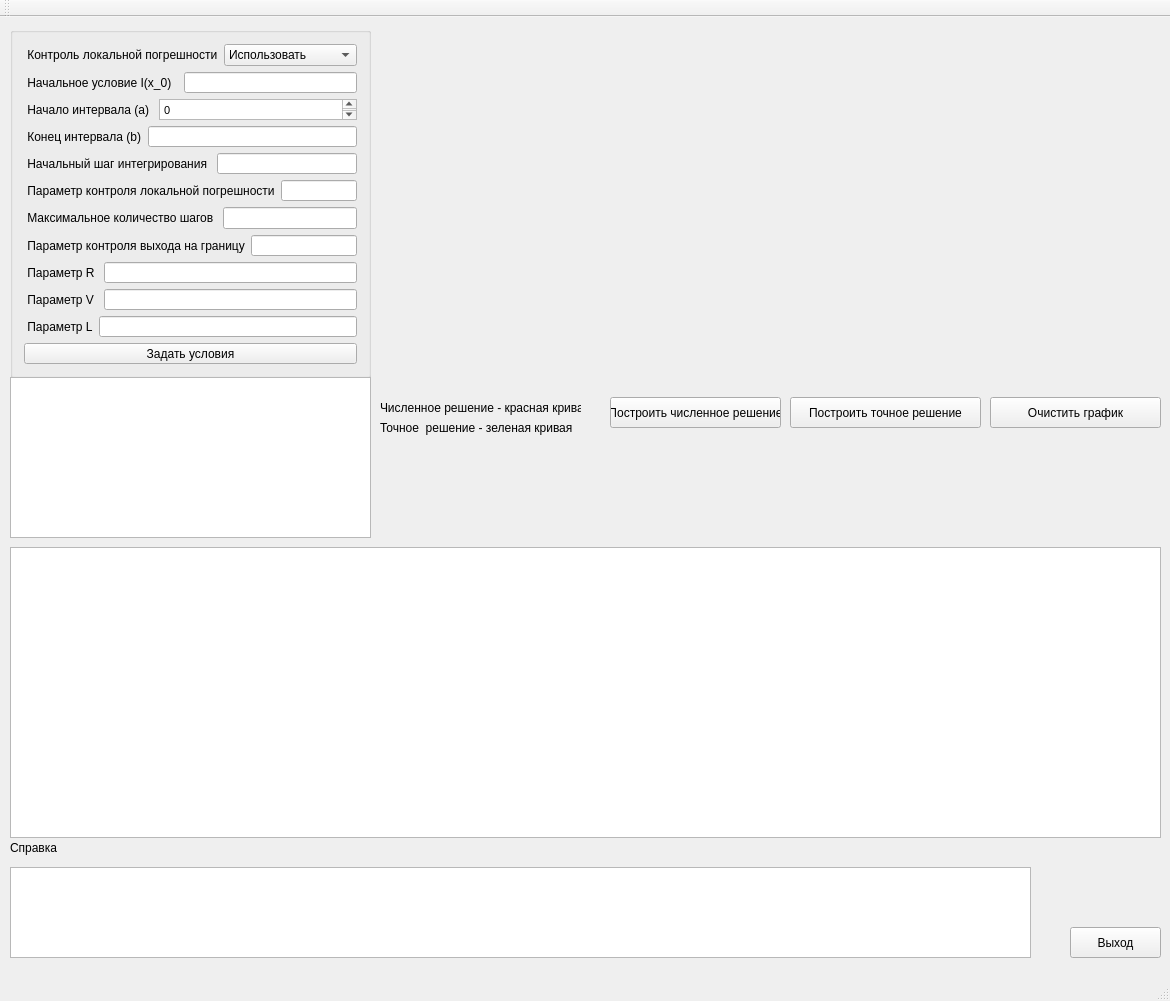
<?xml version="1.0" encoding="UTF-8"?>
<ui version="4.0">
 <class>MainWindow</class>
 <widget class="QMainWindow" name="MainWindow">
  <property name="geometry">
   <rect>
    <x>0</x>
    <y>0</y>
    <width>1170</width>
    <height>1001</height>
   </rect>
  </property>
  <property name="windowTitle">
   <string>Процесс установления тока в цепи с самоиндукцией</string>
  </property>
  <widget class="QWidget" name="centralWidget">
   <widget class="QPushButton" name="pushButton">
    <property name="geometry">
     <rect>
      <x>1070</x>
      <y>910</y>
      <width>91</width>
      <height>31</height>
     </rect>
    </property>
    <property name="text">
     <string>Выход</string>
    </property>
   </widget>
   <widget class="QGroupBox" name="groupBox">
    <property name="geometry">
     <rect>
      <x>10</x>
      <y>10</y>
      <width>361</width>
      <height>351</height>
     </rect>
    </property>
    <property name="title">
     <string/>
    </property>
    <layout class="QVBoxLayout" name="verticalLayout">
     <item>
      <layout class="QHBoxLayout" name="horizontalLayout">
       <item>
        <widget class="QLabel" name="label">
         <property name="text">
          <string> Контроль локальной погрешности</string>
         </property>
        </widget>
       </item>
       <item>
        <widget class="QComboBox" name="comboBox">
         <item>
          <property name="text">
           <string>Использовать</string>
          </property>
         </item>
         <item>
          <property name="text">
           <string>Не использовать</string>
          </property>
         </item>
        </widget>
       </item>
      </layout>
     </item>
     <item>
      <layout class="QHBoxLayout" name="horizontalLayout_2">
       <item>
        <widget class="QLabel" name="label_2">
         <property name="text">
          <string> Начальное условие I(x_0)  </string>
         </property>
        </widget>
       </item>
       <item>
        <widget class="QLineEdit" name="lineEdit_2"/>
       </item>
      </layout>
     </item>
     <item>
      <layout class="QHBoxLayout" name="horizontalLayout_3">
       <item>
        <widget class="QLabel" name="label_3">
         <property name="text">
          <string> Начало интервала (a) </string>
         </property>
        </widget>
       </item>
       <item>
        <widget class="QTextBrowser" name="textBrowser">
         <property name="html">
          <string>&lt;!DOCTYPE HTML PUBLIC &quot;-//W3C//DTD HTML 4.0//EN&quot; &quot;http://www.w3.org/TR/REC-html40/strict.dtd&quot;&gt;
&lt;html&gt;&lt;head&gt;&lt;meta name=&quot;qrichtext&quot; content=&quot;1&quot; /&gt;&lt;style type=&quot;text/css&quot;&gt;
p, li { white-space: pre-wrap; }
&lt;/style&gt;&lt;/head&gt;&lt;body style=&quot; font-family:'MS Shell Dlg 2'; font-size:8.25pt; font-weight:400; font-style:normal;&quot;&gt;
&lt;p style=&quot; margin-top:0px; margin-bottom:0px; margin-left:0px; margin-right:0px; -qt-block-indent:0; text-indent:0px;&quot;&gt;0&lt;/p&gt;&lt;/body&gt;&lt;/html&gt;</string>
         </property>
        </widget>
       </item>
      </layout>
     </item>
     <item>
      <layout class="QHBoxLayout" name="horizontalLayout_4">
       <item>
        <widget class="QLabel" name="label_4">
         <property name="text">
          <string> Конец интервала (b)</string>
         </property>
        </widget>
       </item>
       <item>
        <widget class="QLineEdit" name="lineEdit_4"/>
       </item>
      </layout>
     </item>
     <item>
      <layout class="QHBoxLayout" name="horizontalLayout_5">
       <item>
        <widget class="QLabel" name="label_5">
         <property name="text">
          <string> Начальный шаг интегрирования </string>
         </property>
        </widget>
       </item>
       <item>
        <widget class="QLineEdit" name="lineEdit_5"/>
       </item>
      </layout>
     </item>
     <item>
      <layout class="QHBoxLayout" name="horizontalLayout_6">
       <item>
        <widget class="QLabel" name="label_6">
         <property name="text">
          <string> Параметр контроля локальной погрешности</string>
         </property>
        </widget>
       </item>
       <item>
        <widget class="QLineEdit" name="lineEdit_6"/>
       </item>
      </layout>
     </item>
     <item>
      <layout class="QHBoxLayout" name="horizontalLayout_7">
       <item>
        <widget class="QLabel" name="label_7">
         <property name="text">
          <string> Максимальное количество шагов </string>
         </property>
        </widget>
       </item>
       <item>
        <widget class="QLineEdit" name="lineEdit_7"/>
       </item>
      </layout>
     </item>
     <item>
      <layout class="QHBoxLayout" name="horizontalLayout_8">
       <item>
        <widget class="QLabel" name="label_8">
         <property name="text">
          <string> Параметр контроля выхода на границу</string>
         </property>
        </widget>
       </item>
       <item>
        <widget class="QLineEdit" name="lineEdit_8"/>
       </item>
      </layout>
     </item>
     <item>
      <layout class="QHBoxLayout" name="horizontalLayout_9">
       <item>
        <widget class="QLabel" name="label_9">
         <property name="text">
          <string> Параметр R </string>
         </property>
        </widget>
       </item>
       <item>
        <widget class="QLineEdit" name="lineEdit_9"/>
       </item>
      </layout>
     </item>
     <item>
      <layout class="QHBoxLayout" name="horizontalLayout_10">
       <item>
        <widget class="QLabel" name="label_10">
         <property name="text">
          <string> Параметр V </string>
         </property>
        </widget>
       </item>
       <item>
        <widget class="QLineEdit" name="lineEdit_10"/>
       </item>
      </layout>
     </item>
     <item>
      <layout class="QHBoxLayout" name="horizontalLayout_11">
       <item>
        <widget class="QLabel" name="label_11">
         <property name="text">
          <string> Параметр L</string>
         </property>
        </widget>
       </item>
       <item>
        <widget class="QLineEdit" name="lineEdit_11"/>
       </item>
      </layout>
     </item>
     <item>
      <widget class="QPushButton" name="pushButton_2">
       <property name="text">
        <string>Задать условия</string>
       </property>
      </widget>
     </item>
    </layout>
    <zorder>pushButton_2</zorder>
    <zorder></zorder>
   </widget>
   <widget class="QCustomPlot" name="widget" native="true">
    <property name="geometry">
     <rect>
      <x>380</x>
      <y>10</y>
      <width>781</width>
      <height>361</height>
     </rect>
    </property>
   </widget>
   <widget class="QPushButton" name="pushButton_3">
    <property name="geometry">
     <rect>
      <x>610</x>
      <y>380</y>
      <width>171</width>
      <height>31</height>
     </rect>
    </property>
    <property name="text">
     <string>Построить численное решение</string>
    </property>
   </widget>
   <widget class="QTableWidget" name="tableWidget">
    <property name="geometry">
     <rect>
      <x>10</x>
      <y>530</y>
      <width>1151</width>
      <height>291</height>
     </rect>
    </property>
   </widget>
   <widget class="QTableWidget" name="tableWidget_2">
    <property name="geometry">
     <rect>
      <x>10</x>
      <y>850</y>
      <width>1021</width>
      <height>91</height>
     </rect>
    </property>
   </widget>
   <widget class="QLabel" name="label_13">
    <property name="geometry">
     <rect>
      <x>10</x>
      <y>820</y>
      <width>91</width>
      <height>21</height>
     </rect>
    </property>
    <property name="text">
     <string>Справка</string>
    </property>
   </widget>
   <widget class="QPushButton" name="pushButton_4">
    <property name="geometry">
     <rect>
      <x>790</x>
      <y>380</y>
      <width>191</width>
      <height>31</height>
     </rect>
    </property>
    <property name="text">
     <string>Построить точное решение</string>
    </property>
   </widget>
   <widget class="QPushButton" name="pushButton_5">
    <property name="geometry">
     <rect>
      <x>990</x>
      <y>380</y>
      <width>171</width>
      <height>31</height>
     </rect>
    </property>
    <property name="text">
     <string>Очистить график</string>
    </property>
   </widget>
   <widget class="QTextEdit" name="textEdit">
    <property name="geometry">
     <rect>
      <x>10</x>
      <y>360</y>
      <width>361</width>
      <height>161</height>
     </rect>
    </property>
    <property name="html">
     <string>&lt;!DOCTYPE HTML PUBLIC &quot;-//W3C//DTD HTML 4.0//EN&quot; &quot;http://www.w3.org/TR/REC-html40/strict.dtd&quot;&gt;
&lt;html&gt;&lt;head&gt;&lt;meta name=&quot;qrichtext&quot; content=&quot;1&quot; /&gt;&lt;style type=&quot;text/css&quot;&gt;
p, li { white-space: pre-wrap; }
&lt;/style&gt;&lt;/head&gt;&lt;body style=&quot; font-family:'MS Shell Dlg 2'; font-size:8.25pt; font-weight:400; font-style:normal;&quot;&gt;
&lt;p style=&quot;-qt-paragraph-type:empty; margin-top:0px; margin-bottom:0px; margin-left:0px; margin-right:0px; -qt-block-indent:0; text-indent:0px;&quot;&gt;&lt;br /&gt;&lt;/p&gt;&lt;/body&gt;&lt;/html&gt;</string>
    </property>
   </widget>
   <widget class="QLabel" name="label_12">
    <property name="geometry">
     <rect>
      <x>380</x>
      <y>380</y>
      <width>201</width>
      <height>21</height>
     </rect>
    </property>
    <property name="text">
     <string>Численное решение - красная кривая</string>
    </property>
   </widget>
   <widget class="QLabel" name="label_14">
    <property name="geometry">
     <rect>
      <x>380</x>
      <y>400</y>
      <width>221</width>
      <height>21</height>
     </rect>
    </property>
    <property name="text">
     <string>Точное  решение - зеленая кривая</string>
    </property>
   </widget>
  </widget>
  <widget class="QMenuBar" name="menuBar">
   <property name="geometry">
    <rect>
     <x>0</x>
     <y>0</y>
     <width>1170</width>
     <height>21</height>
    </rect>
   </property>
  </widget>
  <widget class="QToolBar" name="mainToolBar">
   <attribute name="toolBarArea">
    <enum>TopToolBarArea</enum>
   </attribute>
   <attribute name="toolBarBreak">
    <bool>false</bool>
   </attribute>
  </widget>
  <widget class="QStatusBar" name="statusBar"/>
 </widget>
 <layoutdefault spacing="6" margin="11"/>
 <customwidgets>
  <customwidget>
   <class>QCustomPlot</class>
   <extends>QWidget</extends>
   <header location="global">qcustomplot.h</header>
   <container>1</container>
  </customwidget>
 </customwidgets>
 <resources/>
 <connections>
  <connection>
   <sender>pushButton</sender>
   <signal>clicked()</signal>
   <receiver>MainWindow</receiver>
   <slot>close()</slot>
   <hints>
    <hint type="sourcelabel">
     <x>939</x>
     <y>541</y>
    </hint>
    <hint type="destinationlabel">
     <x>840</x>
     <y>491</y>
    </hint>
   </hints>
  </connection>
 </connections>
</ui>
